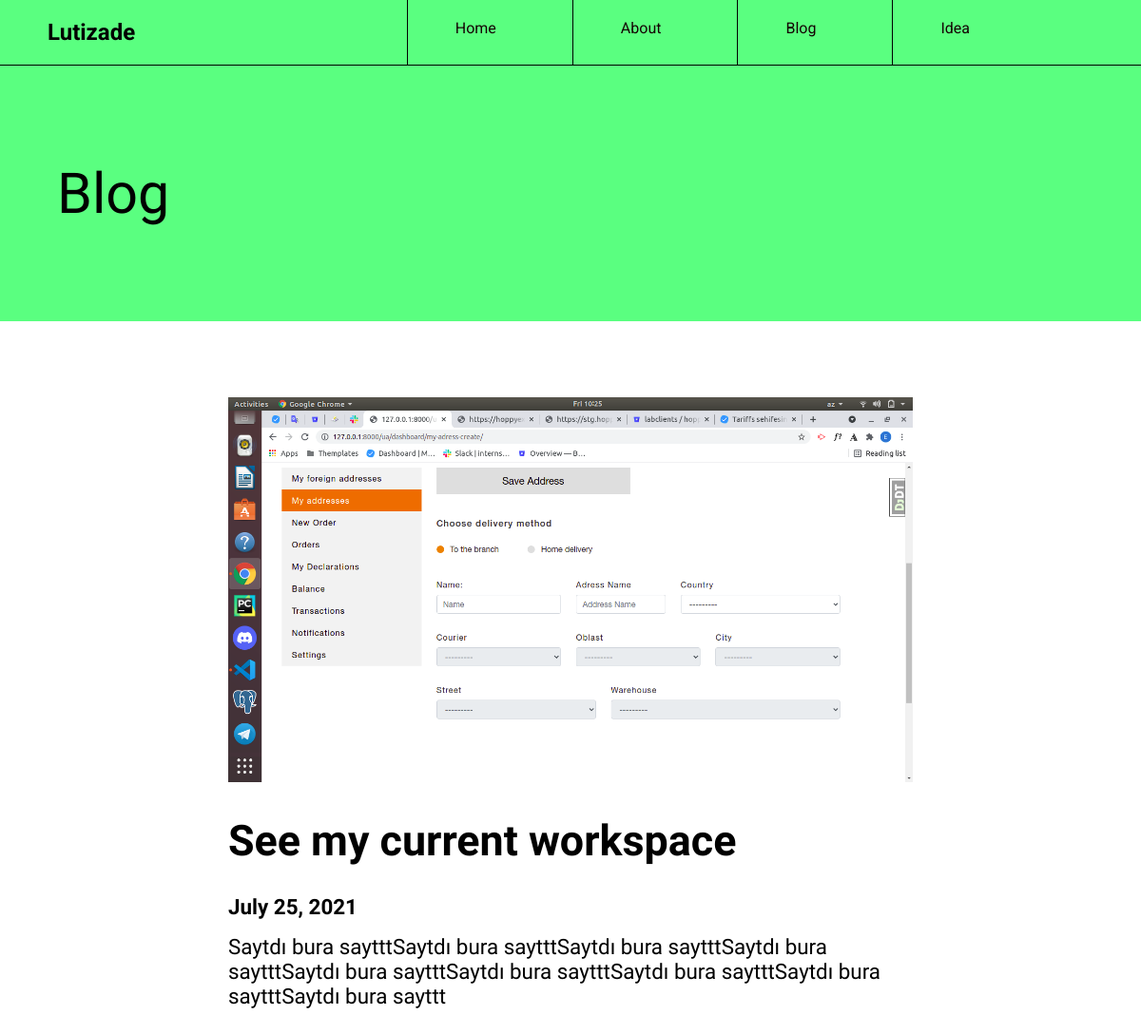
The app's page /blogs/1 with its own data.
### blog/models.py (models this page shows, shortened)
class Blog(models.Model):
    title = models.CharField("Başlıq",max_length=256)
    image = models.ImageField(upload_to="blog")
    content = RichTextField()
    date = DateField(auto_now_add=True)

### blog/views.py (the view)
# urls.py: path('blogs/<int:pk>',views.BlogSinglePageView, name='single_blog'),
def BlogSinglePageView(request, pk):
    blog = Blog.objects.get(pk=pk)
    context = {
        'blog':blog
    }
    return render(request,'blogdetail.html',context)

### templates/blogdetail.html (shortened to what this page needs)
{% extends 'base.html' %}
{% load static %}
{% block css %}
<link rel="stylesheet" href="{% static 'css/blog.css' %}">
{% endblock css %}
{% block menu %}
<li>
    <a href="{% url 'main' %}#home">Home</a>
</li>
<li>
    <a href="{% url 'main' %}#about">About</a>
</li>
<li>
    <a href="{% url 'main' %}#blog">Blog</a>
</li>
<li>
    <a href="{% url 'main' %}#idea">Idea</a>
</li>
{% endblock menu %}
{% block content %}
<main>
    <div class="blog-header">
        <h1>Blog</h1>
    </div>
    <div class="blog-detail">
        <div class="img">
            <img src="{{blog.image.url}}" alt="">
            <h1>{{blog.title}}</h1>
            <b><p style="margin: 1rem 0;">{{blog.date}}</p></b>
            <p>{{blog.content | safe}}</p>
        </div>
    </div>
</main>
{% endblock content %}

### static/css/style.css (style rules this page uses)
body, html { margin: 0; font-family: 'Roboto', sans-serif; scroll-behavior: smooth; position: relative; }
.menu ul li { list-style-type: none; height: 68px; float: left; margin-left: 40px; border-left: 1px solid black; padding: 0px 40px 0 40px; }
.menu ul li a { padding-top: 20px; padding-left: 10px; display: inline-block; text-decoration: none; color: #150303; }
.aboutme h1, p { margin: 0; }

### static/css/blog.css (style rules this page uses)
.blog-header h1 { font-family: 'Shippori Mincho', serif; font-size: 3.7rem; font-weight: 400; padding: 100px 60px; margin: 0; background-color: #5AFF80; }
.blog-detail { margin: 3rem auto; display: flex; flex-direction: column; flex-wrap: wrap; align-items: center; width: 60%; }
.blog-detail > * { margin: 2rem 0; font-family: 'Shippori Mincho', serif; font-size: 1.4rem; }
.blog-detail .img img { width: 100%; }

### records on screen
Blog: image (picture), title "See my current workspace", date "July 25, 2021", content "Saytdı bura saytttSaytdı bura saytttSaytdı bura saytttSaytdı bura saytttSaytdı bura saytttSaytdı bura saytttSaytdı bura saytttSaytdı bura saytttSaytdı bura sayttt"
